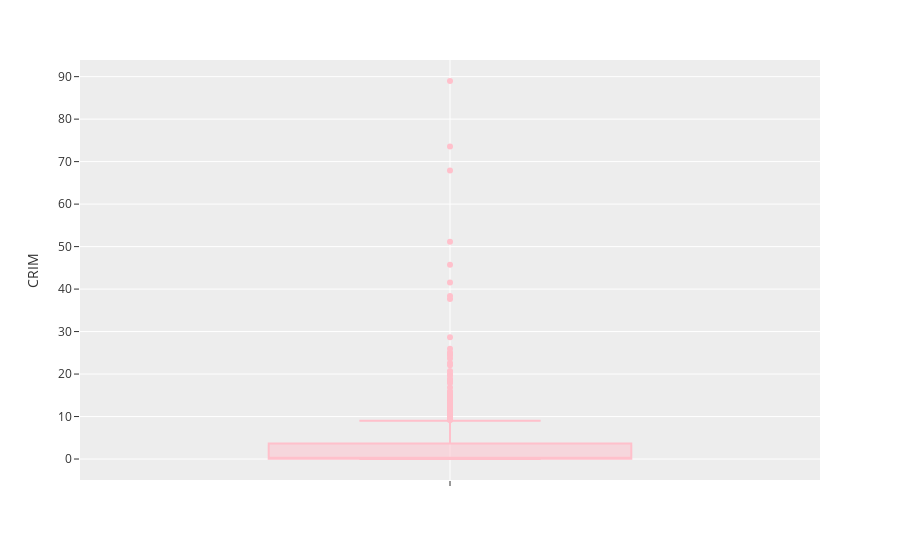
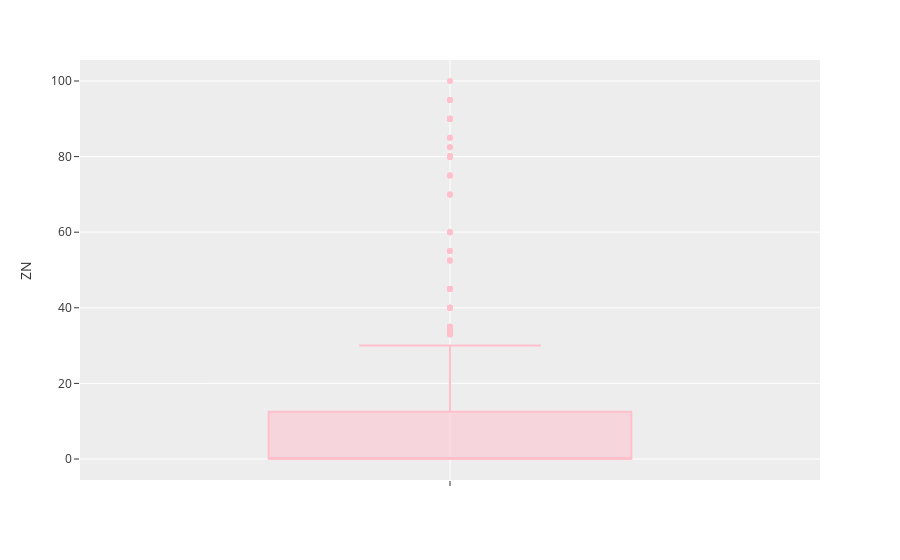
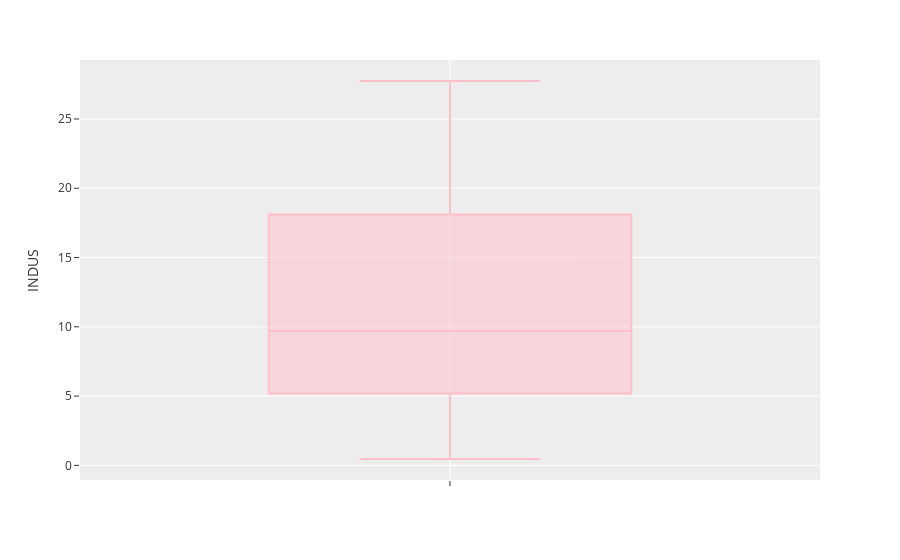
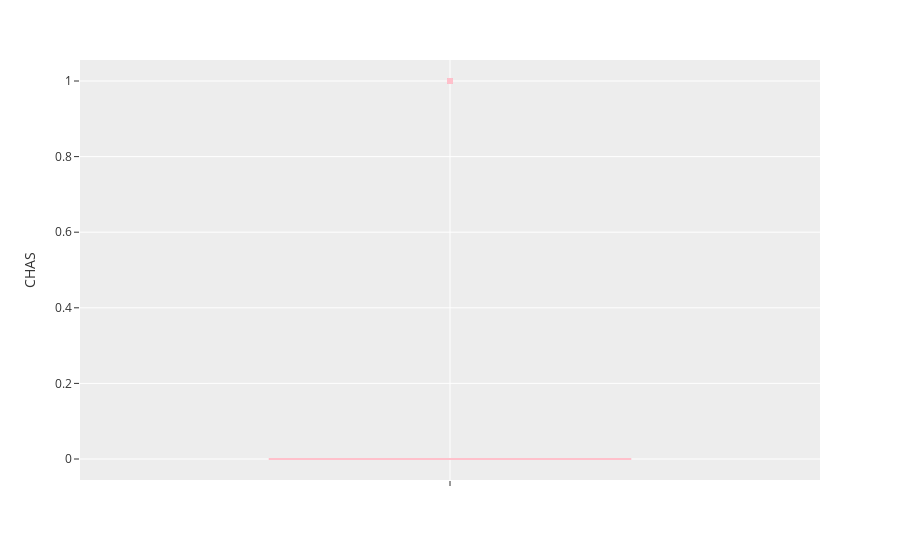

Notebook code cell kept with these figures, in order:
### Code cell
for column in df.columns:
    fig = px.box(data_frame=df,y=column,orientation='v', color_discrete_sequence=['pink'], template='ggplot2')
    fig.show()

### Figure 1 — Plotly figure (JSON) as saved in the notebook; plotly's stock layout.template omitted (floating-point values rounded to 4 significant figures; data arrays with more than 128 entries replaced by an {"elided": "..."} marker saying what was removed)
{"data": [{"alignmentgroup": "True", "hovertemplate": "CRIM=%{y}<extra></extra>", "legendgroup": "", "marker": {"color": "pink"}, "name": "", "notched": false, "offsetgroup": "", "orientation": "v", "showlegend": false, "type": "box", "x0": " ", "xaxis": "x", "y": {"elided": "506 float values"}, "y0": " ", "yaxis": "y"}], "layout": {"boxmode": "group", "legend": {"tracegroupgap": 0}, "margin": {"t": 60}, "xaxis": {"anchor": "y", "domain": [0, 1]}, "yaxis": {"anchor": "x", "domain": [0, 1], "title": {"text": "CRIM"}}}}

### Figure 2 — Plotly figure (JSON) as saved in the notebook; plotly's stock layout.template omitted (floating-point values rounded to 4 significant figures; data arrays with more than 128 entries replaced by an {"elided": "..."} marker saying what was removed)
{"data": [{"alignmentgroup": "True", "hovertemplate": "ZN=%{y}<extra></extra>", "legendgroup": "", "marker": {"color": "pink"}, "name": "", "notched": false, "offsetgroup": "", "orientation": "v", "showlegend": false, "type": "box", "x0": " ", "xaxis": "x", "y": {"elided": "506 float values"}, "y0": " ", "yaxis": "y"}], "layout": {"boxmode": "group", "legend": {"tracegroupgap": 0}, "margin": {"t": 60}, "xaxis": {"anchor": "y", "domain": [0, 1]}, "yaxis": {"anchor": "x", "domain": [0, 1], "title": {"text": "ZN"}}}}

### Figure 3 — Plotly figure (JSON) as saved in the notebook; plotly's stock layout.template omitted (floating-point values rounded to 4 significant figures; data arrays with more than 128 entries replaced by an {"elided": "..."} marker saying what was removed)
{"data": [{"alignmentgroup": "True", "hovertemplate": "INDUS=%{y}<extra></extra>", "legendgroup": "", "marker": {"color": "pink"}, "name": "", "notched": false, "offsetgroup": "", "orientation": "v", "showlegend": false, "type": "box", "x0": " ", "xaxis": "x", "y": {"elided": "506 float values"}, "y0": " ", "yaxis": "y"}], "layout": {"boxmode": "group", "legend": {"tracegroupgap": 0}, "margin": {"t": 60}, "xaxis": {"anchor": "y", "domain": [0, 1]}, "yaxis": {"anchor": "x", "domain": [0, 1], "title": {"text": "INDUS"}}}}

### Figure 4 — Plotly figure (JSON) as saved in the notebook; plotly's stock layout.template omitted (floating-point values rounded to 4 significant figures; data arrays with more than 128 entries replaced by an {"elided": "..."} marker saying what was removed)
{"data": [{"alignmentgroup": "True", "hovertemplate": "CHAS=%{y}<extra></extra>", "legendgroup": "", "marker": {"color": "pink"}, "name": "", "notched": false, "offsetgroup": "", "orientation": "v", "showlegend": false, "type": "box", "x0": " ", "xaxis": "x", "y": {"elided": "506 int values"}, "y0": " ", "yaxis": "y"}], "layout": {"boxmode": "group", "legend": {"tracegroupgap": 0}, "margin": {"t": 60}, "xaxis": {"anchor": "y", "domain": [0, 1]}, "yaxis": {"anchor": "x", "domain": [0, 1], "title": {"text": "CHAS"}}}}
